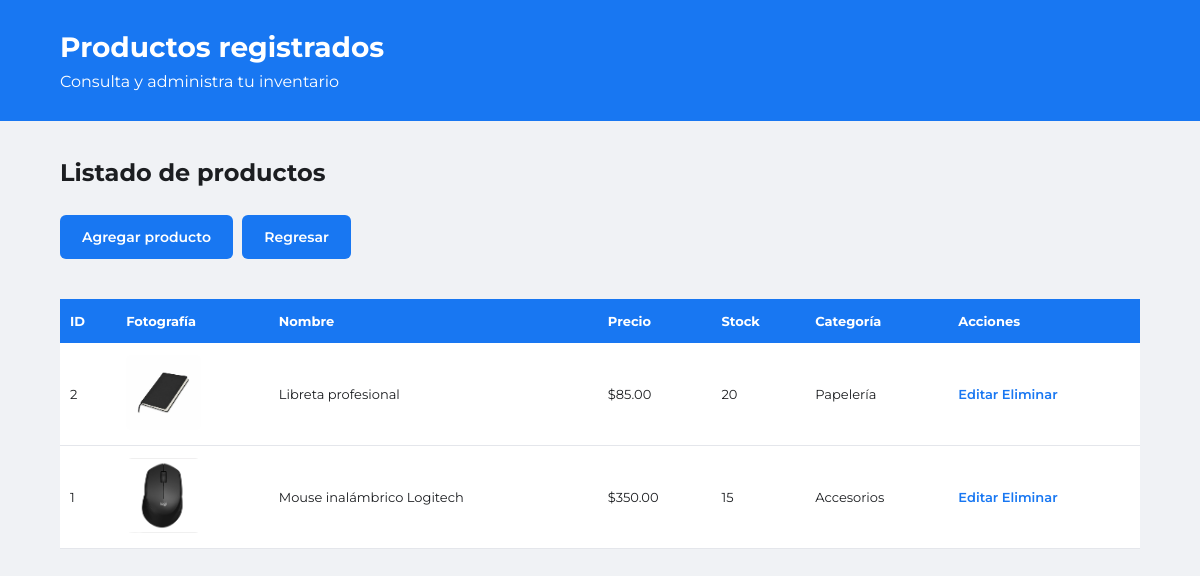
The app's page /read.php with its own data.
### tables this page shows
CREATE TABLE `productos` (
  `id_producto` int(11) NOT NULL,
  `nombre` varchar(30) NOT NULL,
  `precio` double NOT NULL,
  `stock` int(11) NOT NULL,
  `foto_p` varchar(100) DEFAULT NULL,
  `categoria_id` int(11) NOT NULL
);

CREATE TABLE `categorias` (
  `id_categoria` int(8) NOT NULL,
  `descripcion` varchar(30) NOT NULL
);

### read.php (the view, shortened to what this page needs)
<?php
require_once 'config.php';
$sql = "SELECT p.*, c.descripcion AS categoria
        FROM productos p
        INNER JOIN categorias c
        ON p.categoria_id = c.id_categoria
        ORDER BY p.id_producto DESC";
$resultado = $conexion->query($sql);
?>
<!DOCTYPE html>
<html lang="es">
<head>
    <link rel="stylesheet" href="estilos.css">
</head>
<body>
<header class="encabezado">
    <div class="contenedor">
        <h1>Productos registrados</h1>
        <p>Consulta y administra tu inventario</p>
    </div>
</header>
<main class="contenedor">
    <section class="bienvenida">
        <h2>Listado de productos</h2>
        <a href="create.php" class="boton">Agregar producto</a>
        <a href="index.php" class="boton">Regresar</a>
    </section>
    <table>
        <thead>
            <tr>
                <th>ID</th>
                <th>Fotografía</th>
                <th>Nombre</th>
                <th>Precio</th>
                <th>Stock</th>
                <th>Categoría</th>
                <th>Acciones</th>
            </tr>
        </thead>
        <tbody>
        <?php if ($resultado->num_rows > 0): ?>
            <?php while ($producto = $resultado->fetch_assoc()): ?>
                <tr>
                    <td><?php echo $producto['id_producto']; ?></td>
                    <td>
                        <?php
                        $foto = 'uploads/' . basename($producto['foto_p']);
                        if (!empty($producto['foto_p']) && file_exists($foto)):?>
                            <img src="<?php echo htmlspecialchars($foto); ?>"
                                 class="foto-producto"
                                 alt="Fotografía del producto">
                        <?php else: ?>
                            Sin fotografía
                        <?php endif; ?></td>
                    <td>
                        <?php echo htmlspecialchars($producto['nombre']); ?></td>
                    <td>
                        $<?php echo number_format($producto['precio'], 2); ?></td>
                    <td><?php echo $producto['stock']; ?></td>
                    <td>
                        <?php echo htmlspecialchars($producto['categoria']); ?></td>
                    <td>
                        <a href="update.php?id=<?php echo $producto['id_producto']; ?>">
                            Editar</a>
                        <a href="delete.php?id=<?php echo $producto['id_producto']; ?>">
                            Eliminar</a>
                    </td>
                </tr>
            <?php endwhile; ?>
        <?php else: ?>
            <tr>
                <td colspan="7">No hay productos registrados.</td>
            </tr>
        <?php endif; ?>
        </tbody>
    </table>
</main>
</body>
</html>

### estilos.css (style rules this page uses)
* { margin: 0; padding: 0; box-sizing: border-box; }
body { font-family: 'Montserrat', sans-serif; background: #F0F2F5; color: #1C1E21; }
.contenedor { width: 90%; max-width: 1100px; margin: auto; }
.encabezado { background: #1877F2; color: white; padding: 30px 0; }
.encabezado h1 { font-size: 28px; margin-bottom: 8px; }
.bienvenida { margin: 35px 0 25px; }
.boton { background: #1877F2; color: white; padding: 13px 22px; text-decoration: none; border-radius: 6px; font-size: 14px; font-weight: 600; }
table { width: 100%; border-collapse: collapse; background: white; margin-top: 20px; }
th { background: #1877F2; color: white; padding: 14px 10px; text-align: left; font-size: 13px; }
td { padding: 12px 10px; border-bottom: 1px solid #E4E6EB; font-size: 13px; vertical-align: middle; }
.foto-producto { width: 75px; height: 75px; object-fit: contain; border-radius: 6px; }
td a { color: #1877F2; text-decoration: none; font-weight: 600; }
.bienvenida .boton { margin-right: 5px; }
.bienvenida h2 { margin-bottom: 25px; line-height: 1.4; }
.bienvenida .boton { display: inline-block; margin-bottom: 15px; }

### records on screen
productos: id_producto "2", foto_p (picture), nombre "Libreta profesional", precio "85.00", stock "20", categoria.descripcion "Papelería"
productos: id_producto "1", foto_p (picture), nombre "Mouse inalámbrico Logitech", precio "350.00", stock "15", categoria.descripcion "Accesorios"
